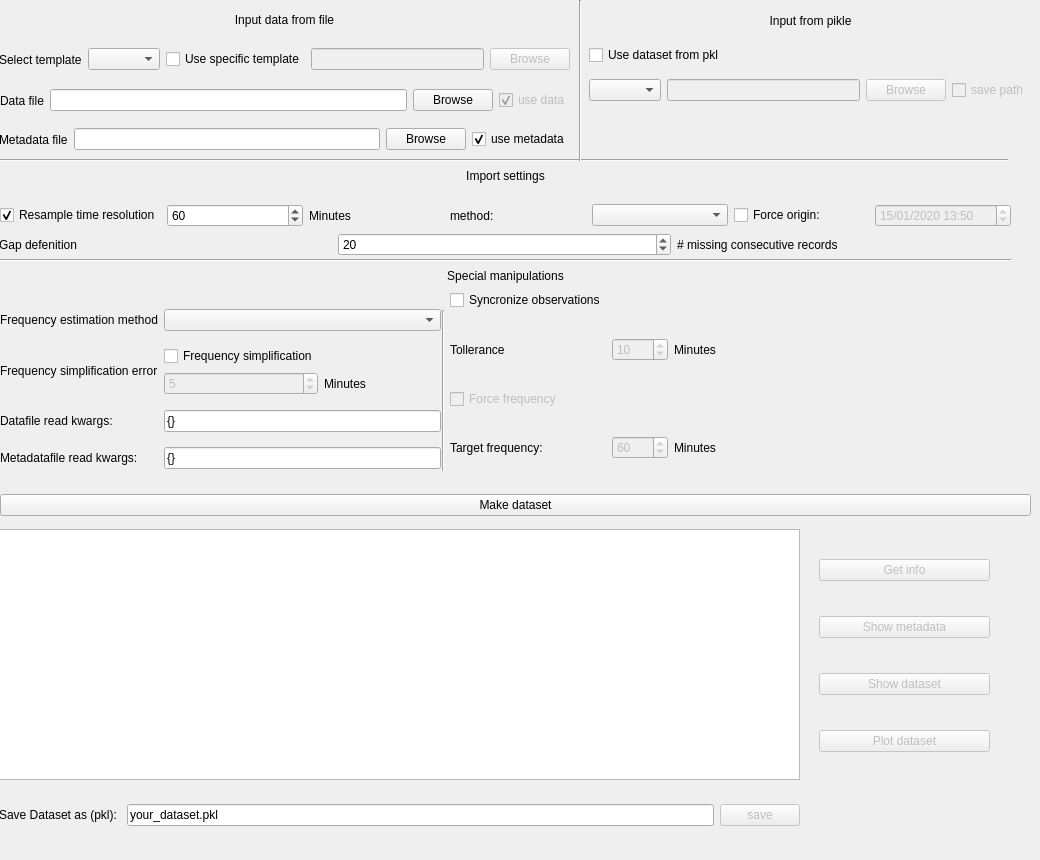
          <widget class="QWidget" name="tab_2">
           <attribute name="title">
            <string>Create Dataset</string>
           </attribute>
           <widget class="QWidget" name="horizontalLayoutWidget_14">
            <property name="geometry">
             <rect>
              <x>-1</x>
              <y>-1</y>
              <width>571</width>
              <height>41</height>
             </rect>
            </property>
            <layout class="QHBoxLayout" name="horizontalLayout_9">
             <item>
              <widget class="QLabel" name="label_37">
               <property name="text">
                <string>Input data from file</string>
               </property>
               <property name="alignment">
                <set>Qt::AlignCenter</set>
               </property>
              </widget>
             </item>
            </layout>
           </widget>
           <widget class="QWidget" name="horizontalLayoutWidget_15">
            <property name="geometry">
             <rect>
              <x>-1</x>
              <y>39</y>
              <width>571</width>
              <height>41</height>
             </rect>
            </property>
            <layout class="QHBoxLayout" name="horizontalLayout_17">
             <item>
              <widget class="QLabel" name="label_40">
               <property name="text">
                <string>Select template</string>
               </property>
              </widget>
             </item>
             <item>
              <widget class="QComboBox" name="select_temp">
               <property name="enabled">
                <bool>true</bool>
               </property>
              </widget>
             </item>
             <item>
              <widget class="QCheckBox" name="use_specific_temp">
               <property name="text">
                <string>Use specific template</string>
               </property>
              </widget>
             </item>
             <item>
              <widget class="QLineEdit" name="specific_temp_path">
               <property name="enabled">
                <bool>false</bool>
               </property>
              </widget>
             </item>
             <item>
              <widget class="QPushButton" name="Browse_specific_temp">
               <property name="enabled">
                <bool>false</bool>
               </property>
               <property name="text">
                <string>Browse</string>
               </property>
              </widget>
             </item>
            </layout>
           </widget>
           <widget class="QWidget" name="horizontalLayoutWidget_16">
            <property name="geometry">
             <rect>
              <x>0</x>
              <y>80</y>
              <width>571</width>
              <height>41</height>
             </rect>
            </property>
            <layout class="QHBoxLayout" name="horizontalLayout_18">
             <item>
              <widget class="QLabel" name="label_41">
               <property name="text">
                <string>Data file</string>
               </property>
              </widget>
             </item>
             <item>
              <widget class="QLineEdit" name="data_file_T_2"/>
             </item>
             <item>
              <widget class="QPushButton" name="Browse_data_B_2">
               <property name="text">
                <string>Browse</string>
               </property>
              </widget>
             </item>
             <item>
              <widget class="QCheckBox" name="checkBox_2">
               <property name="enabled">
                <bool>false</bool>
               </property>
               <property name="text">
                <string>use data</string>
               </property>
               <property name="checked">
                <bool>true</bool>
               </property>
              </widget>
             </item>
            </layout>
           </widget>
           <widget class="QWidget" name="horizontalLayoutWidget_17">
            <property name="geometry">
             <rect>
              <x>-1</x>
              <y>119</y>
              <width>571</width>
              <height>41</height>
             </rect>
            </property>
            <layout class="QHBoxLayout" name="horizontalLayout_19">
             <item>
              <widget class="QLabel" name="label_42">
               <property name="text">
                <string>Metadata file</string>
               </property>
              </widget>
             </item>
             <item>
              <widget class="QLineEdit" name="metadata_file_T_2"/>
             </item>
             <item>
              <widget class="QPushButton" name="Browse_metadata_B_2">
               <property name="text">
                <string>Browse</string>
               </property>
              </widget>
             </item>
             <item>
              <widget class="QCheckBox" name="use_metadata_2">
               <property name="text">
                <string>use metadata</string>
               </property>
               <property name="checked">
                <bool>true</bool>
               </property>
              </widget>
             </item>
            </layout>
           </widget>
           <widget class="Line" name="line">
            <property name="geometry">
             <rect>
              <x>-3</x>
              <y>150</y>
              <width>1011</width>
              <height>20</height>
             </rect>
            </property>
            <property name="orientation">
             <enum>Qt::Horizontal</enum>
            </property>
           </widget>
           <widget class="QWidget" name="horizontalLayoutWidget_18">
            <property name="geometry">
             <rect>
              <x>0</x>
              <y>160</y>
              <width>1011</width>
              <height>31</height>
             </rect>
            </property>
            <layout class="QHBoxLayout" name="horizontalLayout_20">
             <item>
              <widget class="QLabel" name="label_43">
               <property name="text">
                <string>Import settings</string>
               </property>
               <property name="alignment">
                <set>Qt::AlignCenter</set>
               </property>
              </widget>
             </item>
            </layout>
           </widget>
           <widget class="QWidget" name="horizontalLayoutWidget_19">
            <property name="geometry">
             <rect>
              <x>0</x>
              <y>200</y>
              <width>1011</width>
              <height>31</height>
             </rect>
            </property>
            <layout class="QHBoxLayout" name="horizontalLayout_21">
             <item>
              <widget class="QCheckBox" name="resample">
               <property name="text">
                <string>Resample time resolution</string>
               </property>
               <property name="checked">
                <bool>true</bool>
               </property>
              </widget>
             </item>
             <item>
              <widget class="QSpinBox" name="resample_spinbox">
               <property name="autoFillBackground">
                <bool>false</bool>
               </property>
               <property name="suffix">
                <string/>
               </property>
               <property name="minimum">
                <number>5</number>
               </property>
               <property name="maximum">
                <number>2000</number>
               </property>
               <property name="singleStep">
                <number>5</number>
               </property>
               <property name="value">
                <number>60</number>
               </property>
              </widget>
             </item>
             <item>
              <widget class="QLabel" name="label_44">
               <property name="text">
                <string>Minutes</string>
               </property>
              </widget>
             </item>
             <item>
              <widget class="QLabel" name="label_65">
               <property name="text">
                <string>method:</string>
               </property>
              </widget>
             </item>
             <item>
              <widget class="QComboBox" name="resample_method"/>
             </item>
             <item>
              <widget class="QCheckBox" name="use_origin">
               <property name="text">
                <string>Force origin:</string>
               </property>
              </widget>
             </item>
             <item>
              <widget class="QDateTimeEdit" name="origin_dt">
               <property name="enabled">
                <bool>false</bool>
               </property>
               <property name="dateTime">
                <datetime>
                 <hour>13</hour>
                 <minute>50</minute>
                 <second>0</second>
                 <year>2020</year>
                 <month>1</month>
                 <day>15</day>
                </datetime>
               </property>
               <property name="displayFormat">
                <string>dd/MM/yyyy HH:mm</string>
               </property>
              </widget>
             </item>
            </layout>
           </widget>
           <widget class="QWidget" name="horizontalLayoutWidget_20">
            <property name="geometry">
             <rect>
              <x>-1</x>
              <y>229</y>
              <width>1011</width>
              <height>31</height>
             </rect>
            </property>
            <layout class="QHBoxLayout" name="horizontalLayout_22">
             <item>
              <widget class="QLabel" name="label_56">
               <property name="text">
                <string>Gap defenition</string>
               </property>
              </widget>
             </item>
             <item>
              <widget class="QSpinBox" name="gap_def_spinner">
               <property name="autoFillBackground">
                <bool>false</bool>
               </property>
               <property name="suffix">
                <string/>
               </property>
               <property name="minimum">
                <number>2</number>
               </property>
               <property name="maximum">
                <number>2000</number>
               </property>
               <property name="singleStep">
                <number>1</number>
               </property>
               <property name="value">
                <number>20</number>
               </property>
              </widget>
             </item>
             <item>
              <widget class="QLabel" name="label_57">
               <property name="text">
                <string># missing consecutive records</string>
               </property>
              </widget>
             </item>
            </layout>
           </widget>
           <widget class="QWidget" name="verticalLayoutWidget_2">
            <property name="geometry">
             <rect>
              <x>0</x>
              <y>260</y>
              <width>1011</width>
              <height>31</height>
             </rect>
            </property>
            <layout class="QVBoxLayout" name="verticalLayout">
             <item>
              <widget class="QLabel" name="label_45">
               <property name="text">
                <string>Special manipulations</string>
               </property>
               <property name="alignment">
                <set>Qt::AlignCenter</set>
               </property>
              </widget>
             </item>
            </layout>
           </widget>
           <widget class="Line" name="line_2">
            <property name="geometry">
             <rect>
              <x>0</x>
              <y>250</y>
              <width>1011</width>
              <height>20</height>
             </rect>
            </property>
            <property name="orientation">
             <enum>Qt::Horizontal</enum>
            </property>
           </widget>
           <widget class="QWidget" name="gridLayoutWidget_4">
            <property name="geometry">
             <rect>
              <x>0</x>
              <y>300</y>
              <width>441</width>
              <height>181</height>
             </rect>
            </property>
            <layout class="QGridLayout" name="gridLayout_4">
             <item row="4" column="0">
              <widget class="QLabel" name="label_59">
               <property name="text">
                <string>Datafile read kwargs:</string>
               </property>
              </widget>
             </item>
             <item row="0" column="0">
              <widget class="QLabel" name="label_46">
               <property name="text">
                <string>Frequency estimation method</string>
               </property>
              </widget>
             </item>
             <item row="0" column="1">
              <widget class="QComboBox" name="freq_est_method">
               <property name="enabled">
                <bool>true</bool>
               </property>
              </widget>
             </item>
             <item row="3" column="0">
              <widget class="QLabel" name="label_47">
               <property name="text">
                <string>Frequency simplification error</string>
               </property>
              </widget>
             </item>
             <item row="4" column="1">
              <widget class="QLineEdit" name="data_kwargs">
               <property name="text">
                <string>{}</string>
               </property>
              </widget>
             </item>
             <item row="5" column="0">
              <widget class="QLabel" name="label_60">
               <property name="text">
                <string>Metadatafile read kwargs:</string>
               </property>
              </widget>
             </item>
             <item row="5" column="1">
              <widget class="QLineEdit" name="metadata_kwargs">
               <property name="text">
                <string>{}</string>
               </property>
              </widget>
             </item>
             <item row="3" column="1">
              <layout class="QGridLayout" name="gridLayout_5">
               <item row="0" column="0">
                <widget class="QCheckBox" name="freq_simpl">
                 <property name="text">
                  <string>Frequency simplification</string>
                 </property>
                </widget>
               </item>
               <item row="1" column="0">
                <widget class="QSpinBox" name="freq_simpl_spinner">
                 <property name="enabled">
                  <bool>false</bool>
                 </property>
                 <property name="autoFillBackground">
                  <bool>false</bool>
                 </property>
                 <property name="suffix">
                  <string/>
                 </property>
                 <property name="minimum">
                  <number>1</number>
                 </property>
                 <property name="maximum">
                  <number>120</number>
                 </property>
                 <property name="singleStep">
                  <number>1</number>
                 </property>
                 <property name="value">
                  <number>5</number>
                 </property>
                </widget>
               </item>
               <item row="1" column="1">
                <widget class="QLabel" name="label_48">
                 <property name="text">
                  <string>Minutes</string>
                 </property>
                </widget>
               </item>
              </layout>
             </item>
            </layout>
           </widget>
           <widget class="Line" name="line_3">
            <property name="geometry">
             <rect>
              <x>433</x>
              <y>310</y>
              <width>20</width>
              <height>161</height>
             </rect>
            </property>
            <property name="orientation">
             <enum>Qt::Vertical</enum>
            </property>
           </widget>
           <widget class="QWidget" name="gridLayoutWidget_6">
            <property name="geometry">
             <rect>
              <x>450</x>
              <y>290</y>
              <width>279</width>
              <height>191</height>
             </rect>
            </property>
            <layout class="QGridLayout" name="gridLayout_6">
             <item row="0" column="0">
              <widget class="QCheckBox" name="sync_obs">
               <property name="text">
                <string>Syncronize observations</string>
               </property>
               <property name="checked">
                <bool>false</bool>
               </property>
              </widget>
             </item>
             <item row="1" column="0">
              <widget class="QLabel" name="label_62">
               <property name="text">
                <string>Tollerance</string>
               </property>
              </widget>
             </item>
             <item row="2" column="0">
              <widget class="QCheckBox" name="sync_obs_force">
               <property name="enabled">
                <bool>false</bool>
               </property>
               <property name="text">
                <string>Force frequency</string>
               </property>
               <property name="checked">
                <bool>false</bool>
               </property>
              </widget>
             </item>
             <item row="3" column="0">
              <widget class="QLabel" name="label_63">
               <property name="text">
                <string>Target frequency:</string>
               </property>
              </widget>
             </item>
             <item row="3" column="1">
              <layout class="QHBoxLayout" name="horizontalLayout_23">
               <item>
                <widget class="QSpinBox" name="sync_obs_force_spinner">
                 <property name="enabled">
                  <bool>false</bool>
                 </property>
                 <property name="autoFillBackground">
                  <bool>false</bool>
                 </property>
                 <property name="suffix">
                  <string/>
                 </property>
                 <property name="minimum">
                  <number>1</number>
                 </property>
                 <property name="maximum">
                  <number>2000</number>
                 </property>
                 <property name="singleStep">
                  <number>10</number>
                 </property>
                 <property name="value">
                  <number>60</number>
                 </property>
                </widget>
               </item>
               <item>
                <widget class="QLabel" name="label_81">
                 <property name="text">
                  <string>Minutes</string>
                 </property>
                </widget>
               </item>
              </layout>
             </item>
             <item row="1" column="1">
              <layout class="QHBoxLayout" name="horizontalLayout_24">
               <item>
                <widget class="QSpinBox" name="sync_obs_tol_spinner">
                 <property name="enabled">
                  <bool>false</bool>
                 </property>
                 <property name="autoFillBackground">
                  <bool>false</bool>
                 </property>
                 <property name="suffix">
                  <string/>
                 </property>
                 <property name="minimum">
                  <number>1</number>
                 </property>
                 <property name="maximum">
                  <number>2000</number>
                 </property>
                 <property name="singleStep">
                  <number>1</number>
                 </property>
                 <property name="value">
                  <number>10</number>
                 </property>
                </widget>
               </item>
               <item>
                <widget class="QLabel" name="label_61">
                 <property name="text">
                  <string>Minutes</string>
                 </property>
                </widget>
               </item>
              </layout>
             </item>
            </layout>
           </widget>
           <widget class="Line" name="line_4">
            <property name="geometry">
             <rect>
              <x>570</x>
              <y>0</y>
              <width>20</width>
              <height>161</height>
             </rect>
            </property>
            <property name="orientation">
             <enum>Qt::Vertical</enum>
            </property>
           </widget>
           <widget class="QWidget" name="horizontalLayoutWidget_24">
            <property name="geometry">
             <rect>
              <x>590</x>
              <y>0</y>
              <width>441</width>
              <height>41</height>
             </rect>
            </property>
            <layout class="QHBoxLayout" name="horizontalLayout_26">
             <item>
              <widget class="QLabel" name="label_58">
               <property name="text">
                <string>Input from pikle</string>
               </property>
               <property name="alignment">
                <set>Qt::AlignCenter</set>
               </property>
              </widget>
             </item>
            </layout>
           </widget>
           <widget class="QWidget" name="horizontalLayoutWidget_23">
            <property name="geometry">
             <rect>
              <x>589</x>
              <y>40</y>
              <width>441</width>
              <height>31</height>
             </rect>
            </property>
            <layout class="QHBoxLayout" name="horizontalLayout_25">
             <item>
              <widget class="QCheckBox" name="use_pkl">
               <property name="text">
                <string>Use dataset from pkl</string>
               </property>
               <property name="checked">
                <bool>false</bool>
               </property>
              </widget>
             </item>
            </layout>
           </widget>
           <widget class="QWidget" name="horizontalLayoutWidget_25">
            <property name="geometry">
             <rect>
              <x>589</x>
              <y>70</y>
              <width>441</width>
              <height>41</height>
             </rect>
            </property>
            <layout class="QHBoxLayout" name="horizontalLayout_27">
             <item>
              <widget class="QComboBox" name="pkl_selector"/>
             </item>
             <item>
              <widget class="QLineEdit" name="pkl_path">
               <property name="enabled">
                <bool>false</bool>
               </property>
              </widget>
             </item>
             <item>
              <widget class="QPushButton" name="pkl_browser">
               <property name="enabled">
                <bool>false</bool>
               </property>
               <property name="text">
                <string>Browse</string>
               </property>
              </widget>
             </item>
             <item>
              <widget class="QCheckBox" name="pkl_path_save">
               <property name="enabled">
                <bool>false</bool>
               </property>
               <property name="text">
                <string>save path</string>
               </property>
              </widget>
             </item>
            </layout>
           </widget>
           <widget class="QWidget" name="horizontalLayoutWidget_26">
            <property name="geometry">
             <rect>
              <x>0</x>
              <y>490</y>
              <width>1031</width>
              <height>31</height>
             </rect>
            </property>
            <layout class="QHBoxLayout" name="horizontalLayout_28">
             <item>
              <widget class="QPushButton" name="make_dataset">
               <property name="text">
                <string>Make dataset</string>
               </property>
              </widget>
             </item>
            </layout>
           </widget>
           <widget class="QWidget" name="horizontalLayoutWidget_27">
            <property name="geometry">
             <rect>
              <x>-1</x>
              <y>529</y>
              <width>801</width>
              <height>251</height>
             </rect>
            </property>
            <layout class="QHBoxLayout" name="horizontalLayout_29">
             <item>
              <widget class="QPlainTextEdit" name="prompt"/>
             </item>
            </layout>
           </widget>
           <widget class="QWidget" name="verticalLayoutWidget_3">
            <property name="geometry">
             <rect>
              <x>819</x>
              <y>530</y>
              <width>171</width>
              <height>251</height>
             </rect>
            </property>
            <layout class="QVBoxLayout" name="verticalLayout_2">
             <item>
              <widget class="QPushButton" name="get_info">
               <property name="enabled">
                <bool>false</bool>
               </property>
               <property name="text">
                <string>Get info</string>
               </property>
              </widget>
             </item>
             <item>
              <widget class="QPushButton" name="show_metadata">
               <property name="enabled">
                <bool>false</bool>
               </property>
               <property name="text">
                <string>Show metadata</string>
               </property>
              </widget>
             </item>
             <item>
              <widget class="QPushButton" name="show_dataset">
               <property name="enabled">
                <bool>false</bool>
               </property>
               <property name="text">
                <string>Show dataset</string>
               </property>
              </widget>
             </item>
             <item>
              <widget class="QPushButton" name="plot_dataset">
               <property name="enabled">
                <bool>false</bool>
               </property>
               <property name="text">
                <string>Plot dataset</string>
               </property>
              </widget>
             </item>
            </layout>
           </widget>
           <widget class="QWidget" name="horizontalLayoutWidget_28">
            <property name="geometry">
             <rect>
              <x>-1</x>
              <y>779</y>
              <width>801</width>
              <height>72</height>
             </rect>
            </property>
            <layout class="QHBoxLayout" name="horizontalLayout_30">
             <item>
              <widget class="QLabel" name="label_64">
               <property name="text">
                <string>Save Dataset as (pkl): </string>
               </property>
              </widget>
             </item>
             <item>
              <widget class="QLineEdit" name="pkl_save_filename">
               <property name="text">
                <string>your_dataset.pkl</string>
               </property>
              </widget>
             </item>
             <item>
              <widget class="QPushButton" name="save_pkl_B">
               <property name="enabled">
                <bool>false</bool>
               </property>
               <property name="text">
                <string>save</string>
               </property>
              </widget>
             </item>
            </layout>
           </widget>
          </widget>
